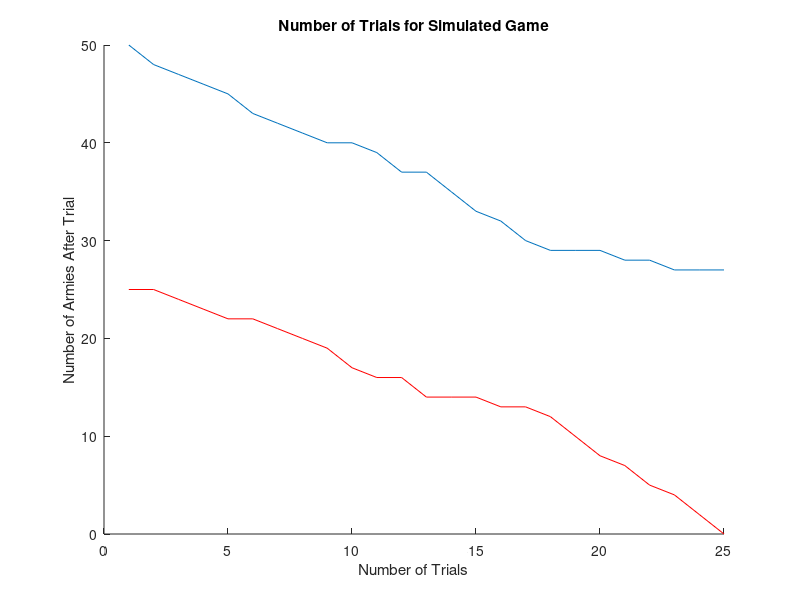
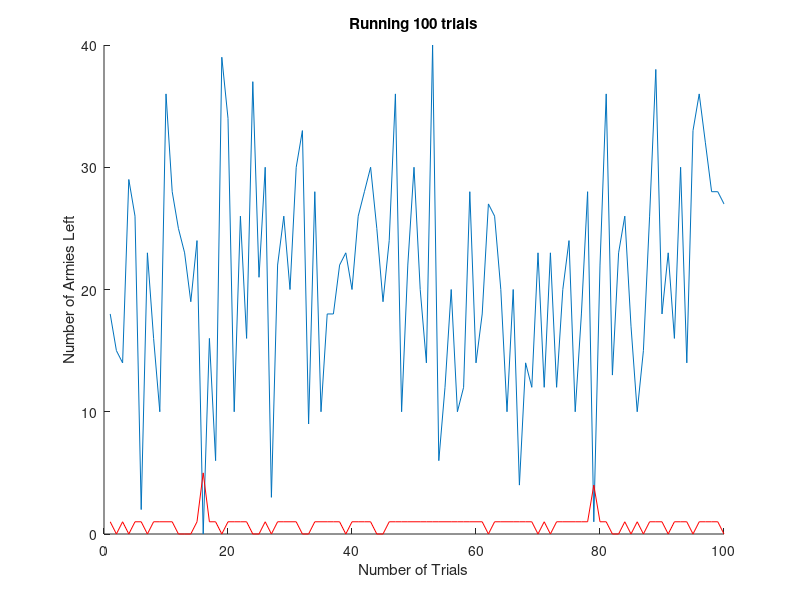

MATLAB code to generate these figures, in order:
prob = [2275/7776, 2611/7776, 2890/7776, 0, 0; 0, 0, 0, 441/1296, 855/1296 ;581/1296 , 420/1296, 295/1296, 0, 0; 0, 0, 0, 91/216, 125/216; 0, 0, 0, 161/216, 55/216; 0, 0, 0, 21/36, 15/36];
%use fractions instead of decimals
%include the probabilities in the paper, but don't need to say how we get
%them
%explain the find cummulative sum in paper
for k=1:100

initial_state=1;
state=initial_state;
atk = 50;
def = 25;
count = 1;
event = [];
event(count,:)=[atk,def];

while (atk > 1 && def > 1)
cum_prob_row = cumsum(prob(state,:));
x = rand;
index = find(x<cum_prob_row,1,'first');
action = index;
%probability bins - make it sound fancy
%probabilities come from the matrix
%generate the number, then go to the state
% 1st action: defense - 2
% 2nd action: atk - 2
%3rd action: both -1

switch action
    case 1
        def = def - 2;
    case 2
        def = def -1;
        atk = atk -1;
    case 3
        atk = atk -2;
    case 4
        atk = atk -1;
    case 5
        def = def - 1;
end
if atk >= 3 && def >= 2 %what scenario to go to total
     state = 1;
end
if atk >= 3 && def == 1
    state = 2;
end
if atk == 2 && def >= 2
    state = 3;
end
if atk == 2 && def == 1
    state = 4;
end
if atk == 1 && def >= 2
    state = 5;
end
if atk == 1 && def == 1
    state = 6;
end
count = count+1;
event(count,:)=[atk,def];
end
event
result(k,:) = [atk, def];
end

figure(1);
clf;
hold on
plot(event(:,1))
plot(event(:,2),'r');
title('Number of Trials for Simulated Game')
xlabel('Number of Trials')
ylabel('Number of Armies After Trial')
hold off

figure(2);
clf;
hold on
plot(result(:,1));
plot(result(:,2),'r');
title('Running 100 trials')
xlabel('Number of Trials')
ylabel('Number of Armies Left')
hold off